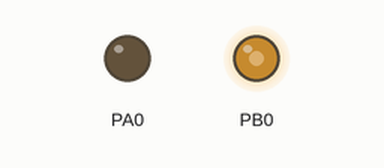
The program below on a simulated ATmega162, built with avr-gcc and emulated at 4.9152 MHz. Parts: output pins drawn as LEDs (lit = HIGH). Random numbers use the default seed unless the program sets one; what the program prints to the serial monitor is not drawn.

Above: at 0.1 s.
Timing chart, 0 to 1.6 s (numbered marks = the images above):
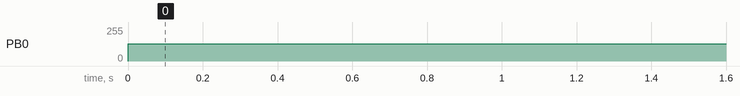

The program:

main.c
```c
/*
 * Byggern_Group_31.c
 *
 * Created: 01.09.2021 12:19:08
 * Author : haakenl
 */

//#include "config.h"
#include "UART.h"
#include "SRAM.h"
#include "ADC.h"

int main(void)
{
	UART_init();
	SRAM_init();
	ADC_init();
	DDRA |= (1<<DDA0);
	for(unsigned int i = 0; i < 50;){
		//SRAM_test();
		ADC_write(80, 0);
		uint8_t data = ADC_read(0);
		printf("ADC read %4d\n", data);
		_delay_ms(1000);
	}
		return 0;
}
```

ADC.c
```c
/*
 * ADC.c
 *
 * Created: 08.09.2021 12:51:20
 *  Author: haakenl
 */

#include "ADC.h"

void ADC_init(){
	// Set timer/counter0 to PD0 (2.5MHz to ADC)
	set_bit(DDRB, PB0); // Set PB0 as output
	set_bit(TCCR0,WGM01); // Set CTC Mode
	set_bit(TCCR0, COM00); // Toggle on Compare match
	set_bit(TCCR0,CS00); // Turn of prescaler

	//OCR0 = 0;
}


void ADC_write(uint8_t data, int index){
	volatile char *ext_ADC = (char *) 0x1400; // Start address for the SRAM
	ext_ADC[index] = data;
}

uint8_t ADC_read(int index){
	volatile char *ext_ADC = (char *) 0x1400; // Start address for the ADC channels
	return ext_ADC[0];
	//_delay_us(60);
	//return retreived_value;
}

// 1010000000000
// 1480 = 1010010000000

// channel 0 = 1010010000000 = 1480
// channel 1 = 1010010000001 = 1481
// channel 2 = 1010010000010 = 1482
// channel 3 = 1010010000011 = 1483
```

ADC.h
```c
/*
 * ADC.h
 *
 * Created: 08.09.2021 12:51:33
 *  Author: haakenl
 */


#ifndef ADC_H_
#define ADC_H_

#include "config.h"

void ADC_init();

uint8_t ADC_read(int index); // volatile
void ADC_write(uint8_t data, int index);
//void ADC_calibrate();
//pos_t pos_read(void);


#endif /* ADC_H_ */
```

SRAM.c
```c
/*
 * SRAM.c
 *
 * Created: 08.09.2021 08:26:19
 *  Author: haakenl
 */


#include "SRAM.h"

void SRAM_init(){
	set_bit(MCUCR,SRE); // Setting SRE enables external SRAM with ALE, WR, RD. Override all other pin settings. Writing to zero disables.
	//set_bit(EMCUCR, SRW00); // Wait one cycle
	set_bit(SFIOR,XMM2); // Mask out JTAG. PC4-PC7.
}

void SRAM_write(uint8_t data, int index){
	volatile char *ext_ram = (char *) 0x1800; // Start address for the SRAM
	ext_ram[index] = data;
}
uint8_t SRAM_read(int index){
	volatile char *ext_ram = (char *) 0x1800; // Start address for the SRAM
	uint8_t retreived_value = ext_ram[index];
	return retreived_value;
}

void SRAM_test(void)
{
	volatile char *ext_ram = (char *) 0x1800; // Start address for the SRAM
	uint16_t ext_ram_size = 0x800;
	uint16_t write_errors = 0;
	uint16_t retrieval_errors = 0;
	printf("Starting SRAM test...\n");
	// rand() stores some internal state, so calling this function in a loop will
	// yield different seeds each time (unless srand() is called before this function)
	uint16_t seed = rand();
	// Write phase: Immediately check that the correct value was stored
	srand(seed);
	for (uint16_t i = 0; i < ext_ram_size; i++) {
		uint8_t some_value = rand();
		ext_ram[i] = some_value;
		uint8_t retreived_value = ext_ram[i];
		if (retreived_value != some_value) {
			printf("Write phase error: ext_ram[%4d] = %02X (should be %02X)\n", i, retreived_value, some_value);
			write_errors++;
		}
	}
	// Retrieval phase: Check that no values were changed during or after the write phase
	srand(seed);
	// reset the PRNG to the state it had before the write phase
	for (uint16_t i = 0; i < ext_ram_size; i++) {
		uint8_t some_value = rand();
		uint8_t retreived_value = ext_ram[i];
		if (retreived_value != some_value) {
			printf("Retrieval phase error: ext_ram[%4d] = %02X (should be %02X)\n", i, retreived_value, some_value);
			retrieval_errors++;
		}
	}
	printf("SRAM test completed with \n%4d errors in write phase and \n%4d errors in retrieval phase\n\n", write_errors, retrieval_errors);
}
```

SRAM.h
```c
/*
 * SRAM.h
 *
 * Created: 08.09.2021 08:26:35
 *  Author: haakenl
 */


#ifndef SRAM_H_
#define SRAM_H_

#include "config.h"

void SRAM_init();
void SRAM_write(uint8_t data, int index);
uint8_t SRAM_read(int index);
void SRAM_test(void);


#endif /* SRAM_H_ */
```

UART.c
```c
/*
 * UART.c
 *
 * Created: 01.09.2021 17:15:36
 *  Author: haakenl
 */

#include "UART.h"

void UART_transmit(unsigned char data){
	loop_until_bit_is_set(UCSR0A, UDRE0);
	UDR0 = data;
}

unsigned char UART_receive(void){
	loop_until_bit_is_set(UCSR0A, RXC0);
	return UDR0;
}

void UART_init(){

	// UBRR : USART Baud rate register
	unsigned int ubrr = UBRR;
	UBRR0H = (unsigned char) (ubrr>>8);
	UBRR0L = (unsigned char) ubrr;

	//stop bit, set frame format 8bit packages
	// USBS0 : Stop bit register
	// UCSZ00 set 8 bit format
	UCSR0C = (1<<URSEL0)|(1 << USBS0) | (3 << UCSZ00);

	// Enable Transmitter and Receiver
	UCSR0B = (1<<TXEN0)|(1<<RXEN0);

	fdevopen(UART_transmit, UART_receive);
}
```

UART.h
```c
/*
 * UART.h
 *
 * Created: 01.09.2021 17:14:34
 *  Author: haakenl
 */


#ifndef UART_H_
#define UART_H_

#include "config.h"

void UART_transmit(unsigned char data);
unsigned char UART_receive(void);
void UART_init();

#endif /* UART_H_ */
```

config.h
```c
/*
 * config.h
 *
 * Created: 01.09.2021 17:12:17
 *  Author: haakenl
 */


#ifndef CONFIG_H_
#define CONFIG_H_

#define F_CPU 4915200
#define BAUD 9600
#define UBRR F_CPU/16/BAUD-1


#define set_bit(reg, bit) (reg |= (1 << bit))
#define clear_bit(reg, bit) (reg &= ~(1 << bit))
#define test_bit(reg, bit) (reg & (1 << bit))
#define loop_until_bit_is_set(reg, bit) while(!test_bit(bit,reg))
#define loop_until_bit_is_clear(reg, bit) while(test_bit(reg, bit))

#include <avr/io.h>
#include <avr/interrupt.h>
#include <stdio.h>
#include <util/delay.h>
#include <stdbool.h>


#endif /* CONFIG_H_ */
```

Measured:
- by itself, PB0: 0/255 → 128/255 at 0.00 s
